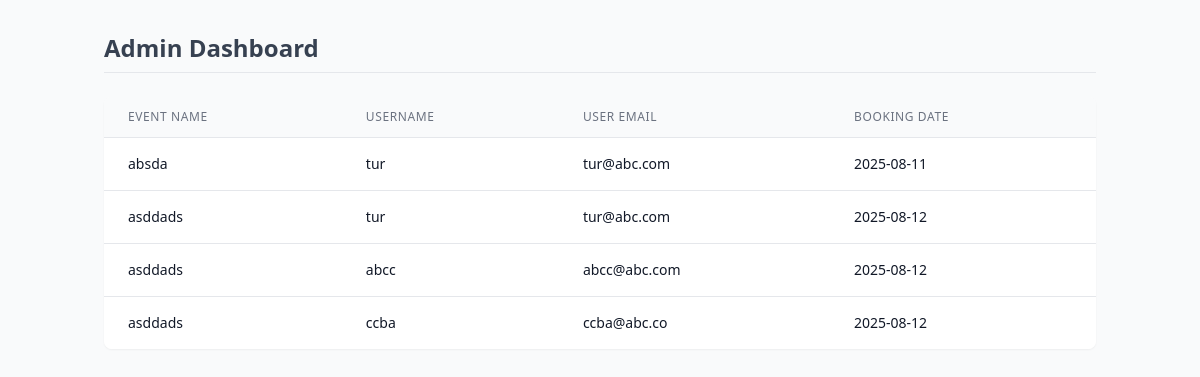
The app's page /adm_db (signed in), older data.
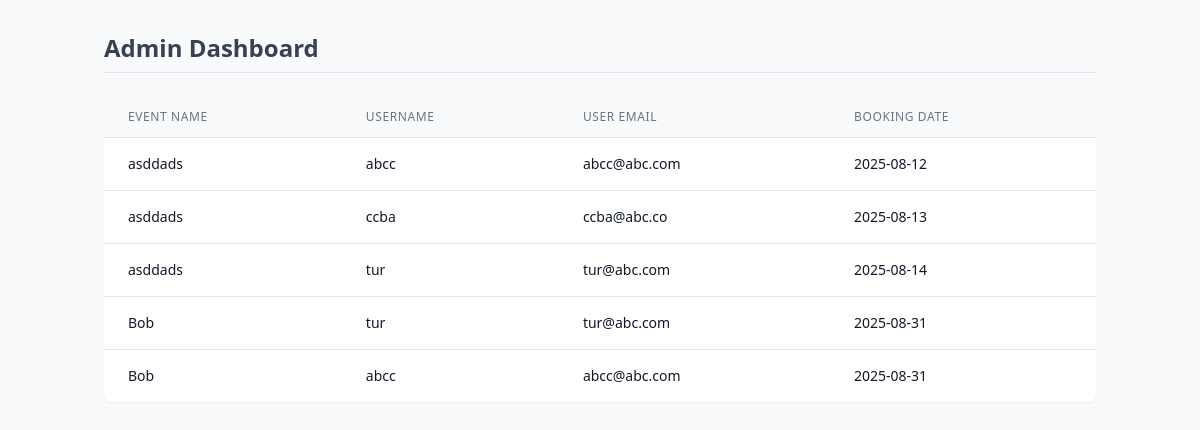
The same page, newer data.
### app/models.py (models this page shows, shortened)
class Booking(db.Model):
    booking_id: so.Mapped[int] = so.mapped_column(primary_key=True)
    user_id: so.Mapped[int] = so.mapped_column(sa.ForeignKey('user.id'))
    event_id: so.Mapped[int] = so.mapped_column(sa.ForeignKey('event.event_id'))
    booked_at: so.Mapped[datetime] = so.mapped_column(default=lambda: datetime.now(timezone.utc))
    user: so.Mapped["User"] = so.relationship(back_populates="bookings")
    event: so.Mapped["Event"] = so.relationship(back_populates="bookings")

class Event(db.Model):
    event_id: so.Mapped[int] = so.mapped_column(primary_key=True)
    title: so.Mapped[str] = so.mapped_column(sa.String(128), index=True, unique=True)
    description: so.Mapped[str] = so.mapped_column(sa.String(256), index=True)
    date: so.Mapped[datetime.date] = so.mapped_column(sa.Date)
    time: so.Mapped[datetime.time] = so.mapped_column(sa.Time, nullable=False)
    location: so.Mapped[str] = so.mapped_column(sa.String(30))
    total_seats: so.Mapped[int] = so.mapped_column()
    seats_left: so.Mapped[int] = so.mapped_column(default=0)
    created_by: so.Mapped[str] = so.mapped_column(sa.String(64))
    bookings: so.Mapped[list["Booking"]] = so.relationship(back_populates="event",
                                                           cascade="all, delete-orphan")

class User(UserMixin, db.Model):
    id: so.Mapped[int] = so.mapped_column(primary_key=True)
    username: so.Mapped[str] = so.mapped_column(sa.String(64), index=True, unique=True)
    email: so.Mapped[str] = so.mapped_column(sa.String(64), index=True, unique=True)
    password_hash: so.Mapped[Optional[str]] = so.mapped_column(sa.String(256))
    role: so.Mapped[str] = so.mapped_column(sa.String(20), nullable=False, default='user')
    bookings: so.Mapped[list["Booking"]] = so.relationship(back_populates="user",
                                                  cascade='all, delete-orphan')

### app/routes.py (the view)
@app.route('/adm_db')
@login_required
@admin_required
def admin_dashboard():
    bookings = (
        db.session.query(Booking).join(User, Booking.user_id == User.id).
        join(Event, Booking.event_id == Event.event_id).all()
    )
    return render_template('admin_dashboard.html', bookings=bookings)

### app/models.py (called while the page is built)
@login.user_loader
def load_user(id):
    return db.session.get(User, int(id))

### app/utils.py (called while the page is built)
def admin_required(f):
    @wraps(f)
    def decorated_function(*args, **kwargs):
        if not current_user.is_authenticated or current_user.role != 'admin':
            abort(403)
        return f(*args, **kwargs)
    return decorated_function

### app/templates/admin_dashboard.html (shortened to what this page needs)
<!DOCTYPE html>
<html lang="en">
<head>
    <script src="https://cdn.tailwindcss.com"></script>
</head>
<body class="bg-gray-50 text-gray-800 min-h-screen">
    <div class="container mx-auto px-4 py-8">
        <div class="mb-6 pb-2 border-b border-gray-200">
            <h1 class="text-2xl font-semibold text-gray-700">Admin Dashboard</h1>
        </div>
        <div class="overflow-x-auto bg-white rounded-lg shadow-sm">
            <table class="min-w-full divide-y divide-gray-200">
                <thead class="bg-gray-50">
                    <tr>
                        <th scope="col" class="px-6 py-3 text-left text-xs font-medium text-gray-500 uppercase tracking-wider">Event Name</th>
                        <th scope="col" class="px-6 py-3 text-left text-xs font-medium text-gray-500 uppercase tracking-wider">Username</th>
                        <th scope="col" class="px-6 py-3 text-left text-xs font-medium text-gray-500 uppercase tracking-wider">User Email</th>
                        <th scope="col" class="px-6 py-3 text-left text-xs font-medium text-gray-500 uppercase tracking-wider">Booking Date</th>
                    </tr>
                </thead>
                <tbody class="bg-white divide-y divide-gray-200">
                    {% for booking in bookings %}
                    <tr class="hover:bg-gray-50 transition-colors duration-150">
                        <td class="px-6 py-4 whitespace-nowrap text-sm text-gray-900">{{ booking.event.title }}</td>
                        <td class="px-6 py-4 whitespace-nowrap text-sm text-gray-900">{{ booking.user.username }}</td>
                        <td class="px-6 py-4 whitespace-nowrap text-sm text-gray-900">{{ booking.user.email }}</td>
                        <td class="px-6 py-4 whitespace-nowrap text-sm text-gray-900">
                            {{ booking.booked_at.strftime('%Y-%m-%d') if booking.booked_at else 'N/A' }}
                        </td>
                    </tr>
                    {% endfor %}
                </tbody>
            </table>
        </div>
    </div>
</body>
</html>

Row changes from the older to the newer data that the page shows:
removed Booking: event "absda", user.username "tur", user.email "tur@abc.com", booked_at "2025-08-11"
removed Booking: event "asddads", user.username "tur", user.email "tur@abc.com", booked_at "2025-08-12"
changed Booking "ccba": booked_at "2025-08-12" → "2025-08-13"
added Booking: event "asddads", user.username "tur", user.email "tur@abc.com", booked_at "2025-08-14"
added Booking: event "Bob", user.username "tur", user.email "tur@abc.com", booked_at "2025-08-31"
added Booking: event "Bob", user.username "abcc", user.email "abcc@abc.com", booked_at "2025-08-31"
